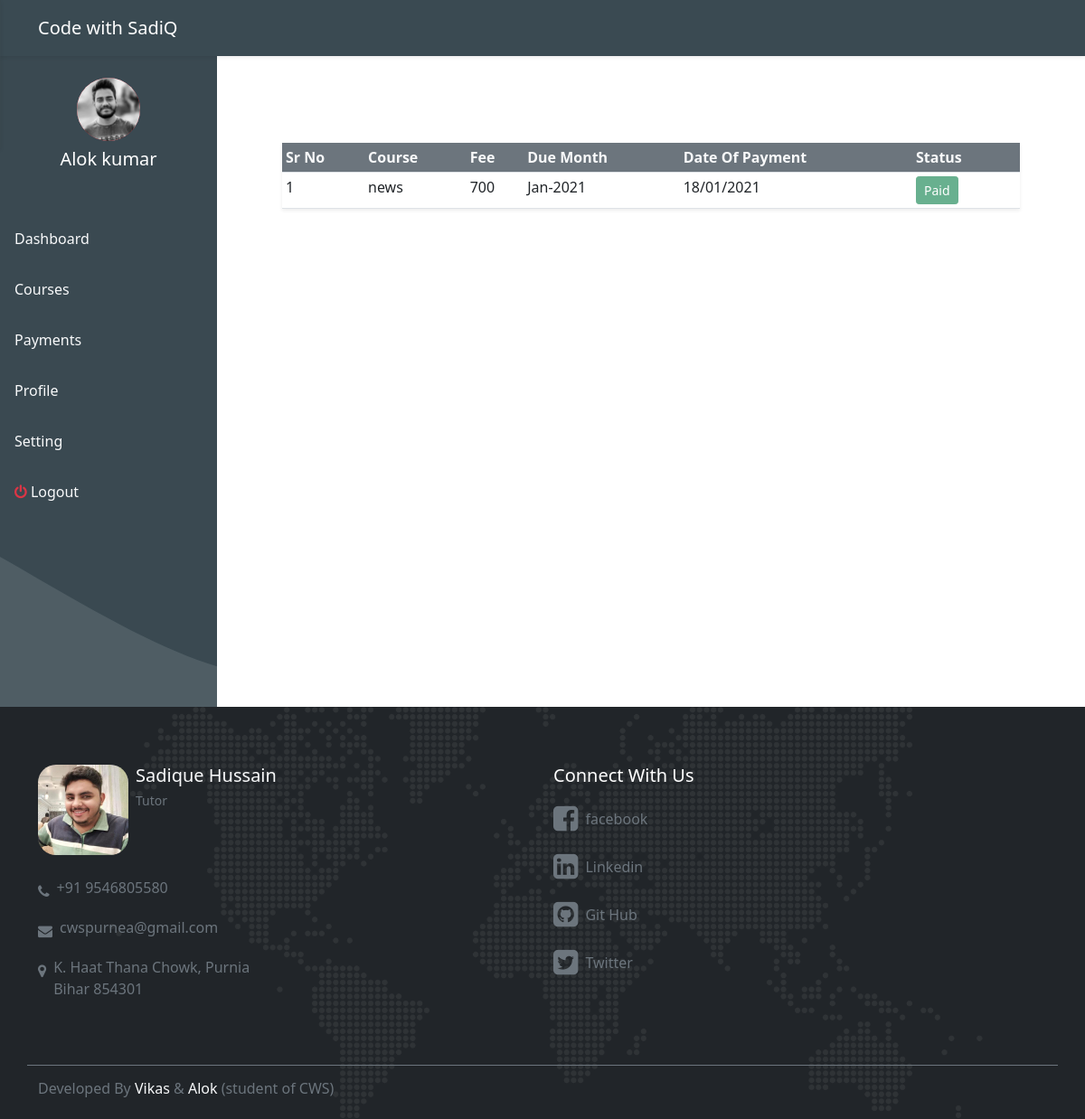
The page /student/payments.php (signed in) on the database its author committed.
### tables this page shows
CREATE TABLE `students` (
  `id` int(11) NOT NULL,
  `name` varchar(200) NOT NULL,
  `father_name` varchar(200) NOT NULL,
  `contact` varchar(200) NOT NULL,
  `email` varchar(200) NOT NULL,
  `dob` varchar(200) NOT NULL,
  `address` varchar(200) NOT NULL,
  `dp` varchar(200) NOT NULL,
  `status` enum('1','2','3') NOT NULL,
  `gender` enum('m','f','o') NOT NULL,
  `education` varchar(200) NOT NULL,
  `password` varchar(255) NOT NULL
);

CREATE TABLE `payments` (
  `id` int(11) NOT NULL,
  `student_id` int(11) NOT NULL,
  `date_of_payment` date DEFAULT NULL,
  `amount` int(11) NOT NULL,
  `sc_id` int(11) NOT NULL,
  `status` enum('1','0') NOT NULL,
  `due_months` varchar(255) NOT NULL,
  `pay_request` enum('0','1','2') NOT NULL
);

CREATE TABLE `course` (
  `id` int(11) NOT NULL,
  `title` varchar(200) NOT NULL,
  `image` varchar(255) NOT NULL,
  `description` varchar(200) NOT NULL
);

### include/config.php (called while the page is built, shortened)
<?php
$connect = mysqli_connect('localhost','root','','cwsready');
function callingRecords($table, $cond = null, $select=null){
    global $connect;
    $array = [];
    if($cond!=null){
        $query = mysqli_query($connect,"select $select from $table where $cond");
    }
    else{
        $query = mysqli_query($connect,"select $select from $table");
    }
    while($row = mysqli_fetch_array($query)){
        $array[] = $row;
    }
    return (!empty($array))? $array: "Error in Fetching Data";
}
function callingRecord($table,$cond){
    global $connect;
    $query  = mysqli_query($connect,"select * from $table where $cond");
    return $row = mysqli_fetch_array($query);
}

### student/payments.php (the view, shortened to what this page needs)
<?php include('include/header.php'); ?>
<div class="container-fluid">
    <div class="row">
        <?php include('include/sidebar.php'); ?>
        <div class="p-5 content2">
        <div class="container mt-5">
        <table class="table table-stripped table-responsive shadow-sm table-sm">
            <tr class="bg-secondary text-light text-capitalize">
                <th>Sr No</th>
                <th>course</th>
                <th>fee</th>
                <th>Due month</th>
                <th>Date of payment</th>
                <th>Status</th>
                <th></th>
            </tr>
            <?php
            $sr = 0;
            $id = $user['id'];
                $payments=callingRecords("payments JOIN students ON (payments.student_id=students.id and payments.student_id = '$id') JOIN student_course
            ON payments.sc_id=student_course.id JOIN course ON student_course.course_id=course.id", "",
                    'payments.id, students.name, course.title, payments.amount, payments.due_months, payments.date_of_payment, payments.status, payments.pay_request');
            if($payments != 0):
                    foreach($payments as $payment){
                ?>
                <tr>
                    <td><?= $sr +=1;?></td>
                    <td><?= $payment['title'];?></td>
                    <td><?= $payment['amount'];?></td>
                    <td><?php $date = new DateTime($payment['due_months']);echo $date->format('M-Y')?></td>
                    <td>
                        <?php
                        $get_pay_date = $payment['date_of_payment'];
                        if($get_pay_date):$pay_date=new DateTime($get_pay_date);
                            echo $pay_date->format('d/m/Y'); endif;?>
                    </td>
                    <td>
                        <?php if($payment['status'] == 0 and $payment['pay_request'] == 0): ?>
                            <a href="" class="btn btn-danger disabled btn-sm">Dues</a>
                            <?php elseif($payment['pay_request'] ==1 and $payment['status'] == 0): ?>
                            <a href="" class="btn btn-warning disabled btn-sm">Requested</a>
                            <?php elseif($payment['status'] == 1 and $payment['pay_request'] == 1):?>
                                <a href="" class="btn btn-success disabled btn-sm">Paid</a>
                            <?php endif; ?>
                    </td>
                    <td>
                    </td>
                </tr>
            <?php } else:?>
            <tr>
                <td>No Records Found</td>
            </tr>
            <?php endif; ?>
        </table>
        </div>
        </div>
    </div>
</div>
<?php include('include/footer.php'); ?>

### student/include/sidebar.php
<div class=" p-0 student-sidebar d-none d-lg-block" style="min-height:90vh;height:auto;width:20%; background-image: url('../images/5.svg'); background-size:cover; background-position:bottom;">
                    <div class="profile">
                        <div class="dp bg-danger mx-auto mt-4 rounded-circle" style="width:70px; height:70px;"><img src="../images/<?= $user['dp']; ?>" alt="" class="img-fluid rounded-circle"></div>
                        <h5 class="text-center text-white mt-2"><?= $user['name']; ?></h5>
                    </div>
                <div class="list-group mt-5">
                    <a href="index.php" class="list-group-item rounded-0 list-group-item-action text-light border-0 p-3 list">Dashboard</a>
                    <a href="mycourse.php" class="list-group-item rounded-0 list-group-item-action text-light border-0 p-3 list">Courses</a>
                    <a href="payments.php" class="list-group-item rounded-0 list-group-item-action text-light border-0 p-3 list">Payments</a>
                    <a href="profile.php" class="list-group-item rounded-0 list-group-item-action text-light border-0 p-3 list">Profile</a>
                    <a href="setting.php" class="list-group-item rounded-0 list-group-item-action text-light border-0 p-3 list">Setting</a>
                    <a href="logout.php" class="list-group-item rounded-0 list-group-item-action text-light border-0 p-3 list"><i class="fa text-danger fa-power-off"></i> Logout</a>
                </div>
            </div>

### rows shown on the page
students: dp (picture), name "Alok kumar"
payments: course.title "news", amount "700", due_months "Jan-2021", date_of_payment "18/01/2021", status "Paid"
